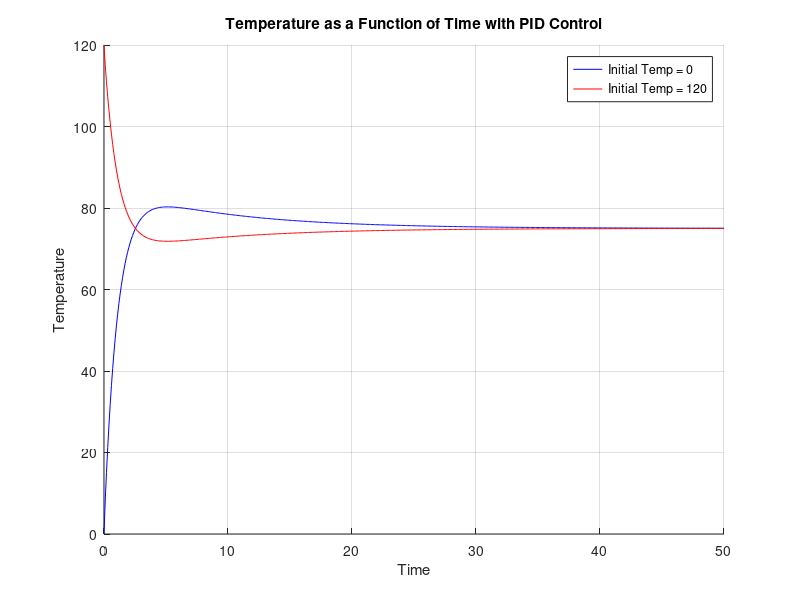

The MATLAB script that drew this image:
% Parameters
T_r = 0;  % Room temperature
T_target = 75;  % Target temperature (midpoint of [70, 80])
K_p = 1.0;  % Proportional gain
K_i = 0.1;  % Integral gain
K_d = 0.01;  % Derivative gain
dt = 0.1;  % Time step
time = 0:dt:50;  % Simulation time
n = length(time);  % Number of time steps

% Initial conditions
initial_conditions = [0, 120];  % Two initial temperatures
results = cell(2,1);  % Store results for both initial conditions

for j = 1:length(initial_conditions)
    T = zeros(1, n);  % Temperature array
    u = zeros(1, n);  % Control input array
    e_int = 0;  % Integral term
    e_prev = 0;  % Previous error
    T(1) = initial_conditions(j);  % Set initial temperature
    
    for i = 2:n
        e = T_target - T(i-1);  % Calculate error
        e_int = e_int + e * dt;  % Update integral term
        e_der = (e - e_prev) / dt;  % Calculate derivative term
        
        % PID control
        u(i) = K_p * e + K_i * e_int + K_d * e_der;
        
        % Update temperature (simple model)
        % Assume that control input affects temperature directly
        T(i) = T(i-1) + u(i) * dt; 
        
        % Update previous error
        e_prev = e;
    end
    
    results{j}.time = time;
    results{j}.temperature = T;
end

% Plot results
figure;
hold on;
plot(results{1}.time, results{1}.temperature, 'b', 'DisplayName', 'Initial Temp = 0');
plot(results{2}.time, results{2}.temperature, 'r', 'DisplayName', 'Initial Temp = 120');
xlabel('Time');
ylabel('Temperature');
title('Temperature as a Function of Time with PID Control');
legend;
grid on;
hold off;
